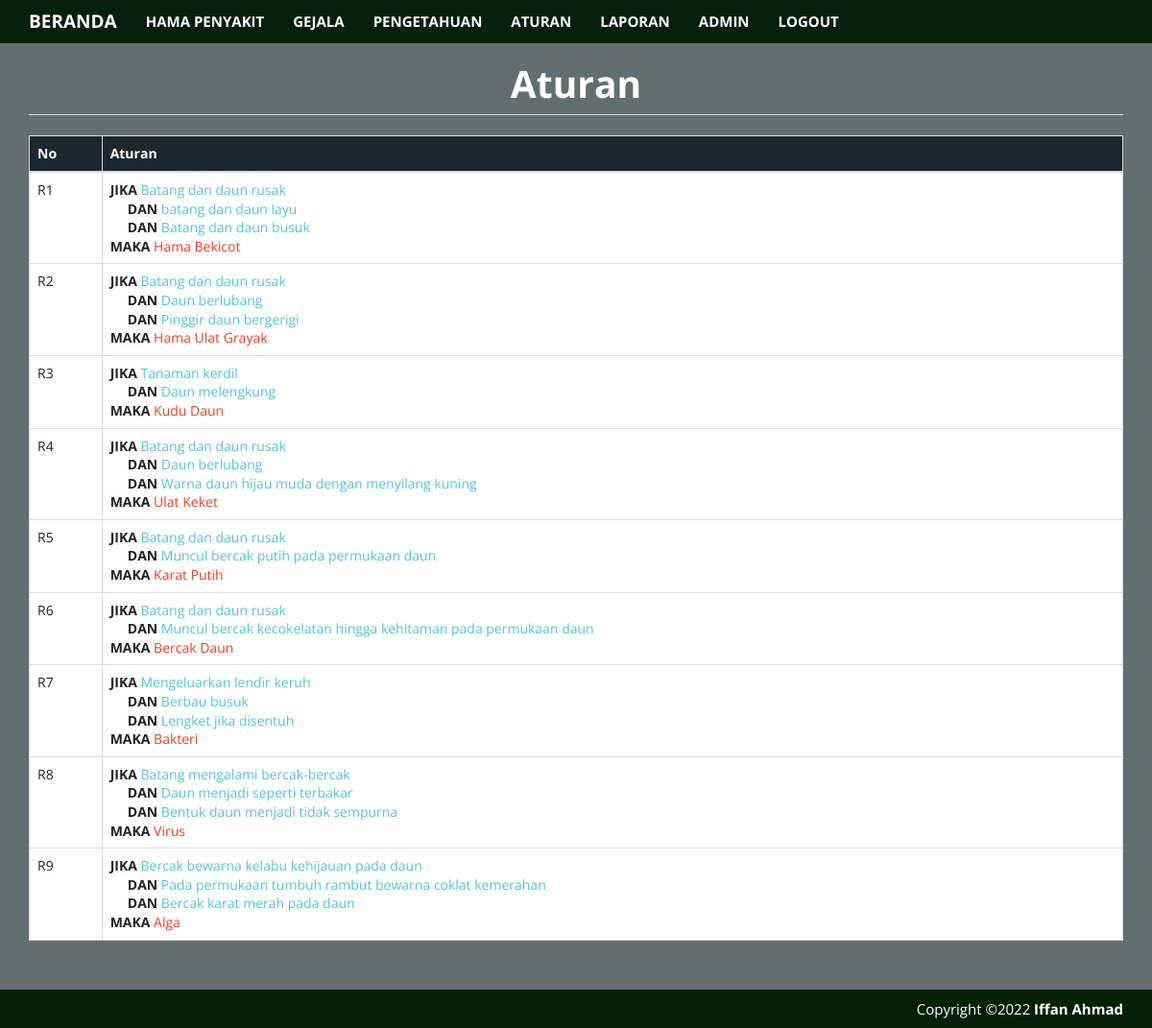
The app's page /index.php?m=rule (signed in) with its own data.
### tables this page shows
CREATE TABLE `tb_diagnosa` (
  `kode_diagnosa` varchar(16) NOT NULL,
  `nama_diagnosa` varchar(25) DEFAULT NULL,
  `penyebab` text NOT NULL,
  `solusi` text NOT NULL
);

### functions.php (called while the page is built, shortened)
<?php
require_once "parser-php-version.php";
$config["server"] = 'localhost';
$config["username"] = 'root';
$config["password"] = '';
$config["database_name"] = 'spkangkung';
include 'includes/db.php';
$db = new DB($config['server'], $config['username'], $config['password'], $config['database_name']);
$rows = $db->get_results("SELECT kode_gejala, nama_gejala FROM tb_gejala ORDER BY kode_gejala");
$GEJALA = array();
foreach ($rows as $row) {
    $GEJALA[$row->kode_gejala] = $row->nama_gejala;
}
$rows = $db->get_results("SELECT * FROM tb_diagnosa ORDER BY kode_diagnosa");
$DIAGNOSA = array();
foreach ($rows as $row) {
    $DIAGNOSA[$row->kode_diagnosa] = $row;
}
function get_relasi($terjawab)
{
    global $db;
    $rows = $db->get_results("SELECT kode_diagnosa, r.kode_gejala
        FROM tb_relasi r
        ORDER BY kode_diagnosa, r.kode_gejala");
    $arr = array();
    foreach ($rows as $row) {
        $arr[$row->kode_diagnosa][$row->kode_gejala] = $terjawab[$row->kode_gejala];
    }
    return $arr;
}

### includes/db.php (called while the page is built, shortened)
<?php
class DB
{
    var $conn = null;
    public function __construct($host, $username, $passwd, $dbname)
    {
        $this->conn = mysqli_connect($host, $username, $passwd, $dbname);
    }
    public function query($sql)
    {
        $query = mysqli_query($this->conn, $sql) or die('<pre>Error mysqli_query: ' . mysqli_error($this->conn) . '<br />' . $sql . '</pre>');
        return $query;
    }
    public function get_results($sql)
    {
        $query = $this->query($sql);
        $arr = array();
        while ($row = mysqli_fetch_object($query)) {
            $arr[] = $row;
        }
        return $arr;
    }
}

### rule.php (the view)
<body class="latar">
    <div class="page-header">
        <h1 style="color: #fff;" align="center"><b>Aturan</b></h1>
    </div>
    <div class="table-responsive">
        <table class="table table-bordered table-hover " style="background-color: #fff;">
            <thead>
                <tr style="background-color: #1e272e; color: #fff;">
                    <th>No</th>
                    <th>Aturan</th>
                </tr>
            </thead>
            <?php
            $rules = get_relasi(array());
            $no = 1;
            foreach ($rules as $kode_diagnosa => $val) :
                $rule = array();
                foreach ($val as $kode_gejala => $v) {
                    $rule[] = '<span class="text-info">' . $GEJALA[$kode_gejala] . '</span>';
                }
            ?>
                <tr>
                    <td>R<?= $no++ ?></td>
                    <td><strong>JIKA</strong> <?= implode('<br />&nbsp; &nbsp; &nbsp;<strong>DAN</strong> ', $rule) ?> <br /><strong>MAKA</strong> <span class="text-danger"><?= $DIAGNOSA[$kode_diagnosa]->nama_diagnosa ?></span></td>
                </tr>
            <?php endforeach; ?>
        </table>
    </div>
</body>

### assets/css/general.css (style rules this page uses)
html { position: relative; min-height: 100%; }
body { margin-bottom: 70px; }
.page-header { margin-top: 0; padding-bottom: 0; }
.page-header h1 { margin-top: 0; }

### index.php (style rules this page uses)
.latar { background-color: #636e72; }

### records on screen
tb_diagnosa: nama_diagnosa "Hama Bekicot"
tb_diagnosa: nama_diagnosa "Hama Ulat Grayak"
tb_diagnosa: nama_diagnosa "Kudu Daun"
tb_diagnosa: nama_diagnosa "Ulat Keket"
tb_diagnosa: nama_diagnosa "Karat Putih"
tb_diagnosa: nama_diagnosa "Bercak Daun"
tb_diagnosa: nama_diagnosa "Bakteri"
tb_diagnosa: nama_diagnosa "Virus"
tb_diagnosa: nama_diagnosa "Alga"

### other values on screen
$GEJALA[$kode_gejala] "Batang dan daun rusak batang dan daun layu Batang dan daun busuk"
implode('<br />&nbsp; &nbsp; &nbsp;<strong>DAN</strong> ', $rule) "DAN DAN"
$GEJALA[$kode_gejala] "Batang dan daun rusak Daun berlubang Pinggir daun bergerigi"
$GEJALA[$kode_gejala] "Tanaman kerdil Daun melengkung"
implode('<br />&nbsp; &nbsp; &nbsp;<strong>DAN</strong> ', $rule) "DAN"
$GEJALA[$kode_gejala] "Batang dan daun rusak Daun berlubang Warna daun hijau muda dengan menyilang kuning"
$GEJALA[$kode_gejala] "Batang dan daun rusak Muncul bercak putih pada permukaan daun"
$GEJALA[$kode_gejala] "Batang dan daun rusak Muncul bercak kecokelatan hingga kehitaman pada permukaan daun"
$GEJALA[$kode_gejala] "Mengeluarkan lendir keruh Berbau busuk Lengket jika disentuh"
$GEJALA[$kode_gejala] "Batang mengalami bercak-bercak Daun menjadi seperti terbakar Bentuk daun menjadi tidak sempurna"
$GEJALA[$kode_gejala] "Bercak bewarna kelabu kehijauan pada daun Pada permukaan tumbuh rambut bewarna coklat kemerahan Bercak karat merah pada daun"
